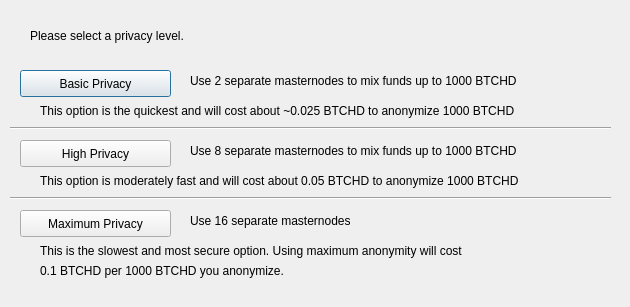
<?xml version="1.0" encoding="UTF-8"?>
<ui version="4.0">
 <class>DarksendConfig</class>
 <widget class="QDialog" name="DarksendConfig">
  <property name="geometry">
   <rect>
    <x>0</x>
    <y>0</y>
    <width>630</width>
    <height>307</height>
   </rect>
  </property>
  <property name="windowTitle">
   <string>Configure PrivateSend</string>
  </property>
  <widget class="QPushButton" name="buttonBasic">
   <property name="geometry">
    <rect>
     <x>20</x>
     <y>70</y>
     <width>151</width>
     <height>27</height>
    </rect>
   </property>
   <property name="text">
    <string>Basic Privacy</string>
   </property>
  </widget>
  <widget class="QPushButton" name="buttonHigh">
   <property name="geometry">
    <rect>
     <x>20</x>
     <y>140</y>
     <width>151</width>
     <height>27</height>
    </rect>
   </property>
   <property name="text">
    <string>High Privacy</string>
   </property>
  </widget>
  <widget class="QPushButton" name="buttonMax">
   <property name="geometry">
    <rect>
     <x>20</x>
     <y>210</y>
     <width>151</width>
     <height>27</height>
    </rect>
   </property>
   <property name="text">
    <string>Maximum Privacy</string>
   </property>
  </widget>
  <widget class="QLabel" name="label">
   <property name="geometry">
    <rect>
     <x>30</x>
     <y>20</y>
     <width>571</width>
     <height>31</height>
    </rect>
   </property>
   <property name="text">
    <string>Please select a privacy level.</string>
   </property>
  </widget>
  <widget class="QLabel" name="label_2">
   <property name="geometry">
    <rect>
     <x>190</x>
     <y>70</y>
     <width>421</width>
     <height>21</height>
    </rect>
   </property>
   <property name="text">
    <string>Use 2 separate masternodes to mix funds up to 1000 BTCHD</string>
   </property>
  </widget>
  <widget class="QLabel" name="label_3">
   <property name="geometry">
    <rect>
     <x>190</x>
     <y>140</y>
     <width>411</width>
     <height>21</height>
    </rect>
   </property>
   <property name="text">
    <string>Use 8 separate masternodes to mix funds up to 1000 BTCHD</string>
   </property>
  </widget>
  <widget class="QLabel" name="label_4">
   <property name="geometry">
    <rect>
     <x>190</x>
     <y>210</y>
     <width>421</width>
     <height>21</height>
    </rect>
   </property>
   <property name="text">
    <string>Use 16 separate masternodes</string>
   </property>
  </widget>
  <widget class="QLabel" name="label_6">
   <property name="geometry">
    <rect>
     <x>40</x>
     <y>100</y>
     <width>561</width>
     <height>21</height>
    </rect>
   </property>
   <property name="text">
    <string>This option is the quickest and will cost about ~0.025 BTCHD to anonymize 1000 BTCHD</string>
   </property>
  </widget>
  <widget class="QLabel" name="label_7">
   <property name="geometry">
    <rect>
     <x>40</x>
     <y>170</y>
     <width>561</width>
     <height>21</height>
    </rect>
   </property>
   <property name="text">
    <string>This option is moderately fast and will cost about 0.05 BTCHD to anonymize 1000 BTCHD</string>
   </property>
  </widget>
  <widget class="QLabel" name="label_8">
   <property name="geometry">
    <rect>
     <x>40</x>
     <y>240</y>
     <width>561</width>
     <height>21</height>
    </rect>
   </property>
   <property name="text">
    <string>This is the slowest and most secure option. Using maximum anonymity will cost</string>
   </property>
  </widget>
  <widget class="QLabel" name="label_9">
   <property name="geometry">
    <rect>
     <x>40</x>
     <y>260</y>
     <width>561</width>
     <height>21</height>
    </rect>
   </property>
   <property name="text">
    <string>0.1 BTCHD per 1000 BTCHD you anonymize.</string>
   </property>
  </widget>
  <widget class="Line" name="line">
   <property name="geometry">
    <rect>
     <x>10</x>
     <y>120</y>
     <width>601</width>
     <height>16</height>
    </rect>
   </property>
   <property name="orientation">
    <enum>Qt::Horizontal</enum>
   </property>
  </widget>
  <widget class="Line" name="line_2">
   <property name="geometry">
    <rect>
     <x>10</x>
     <y>190</y>
     <width>601</width>
     <height>16</height>
    </rect>
   </property>
   <property name="orientation">
    <enum>Qt::Horizontal</enum>
   </property>
  </widget>
 </widget>
 <resources/>
 <connections/>
</ui>
